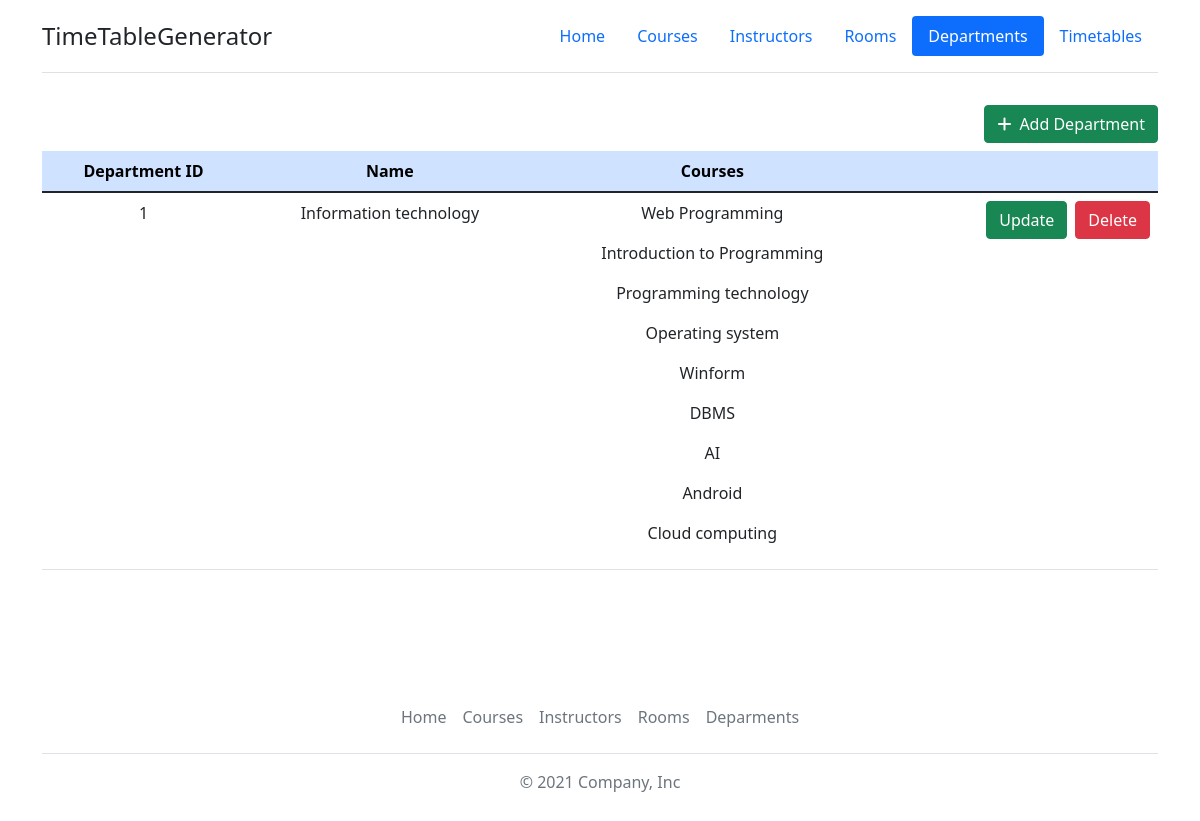
The app's page /timetable/list-departmetns/, older data.
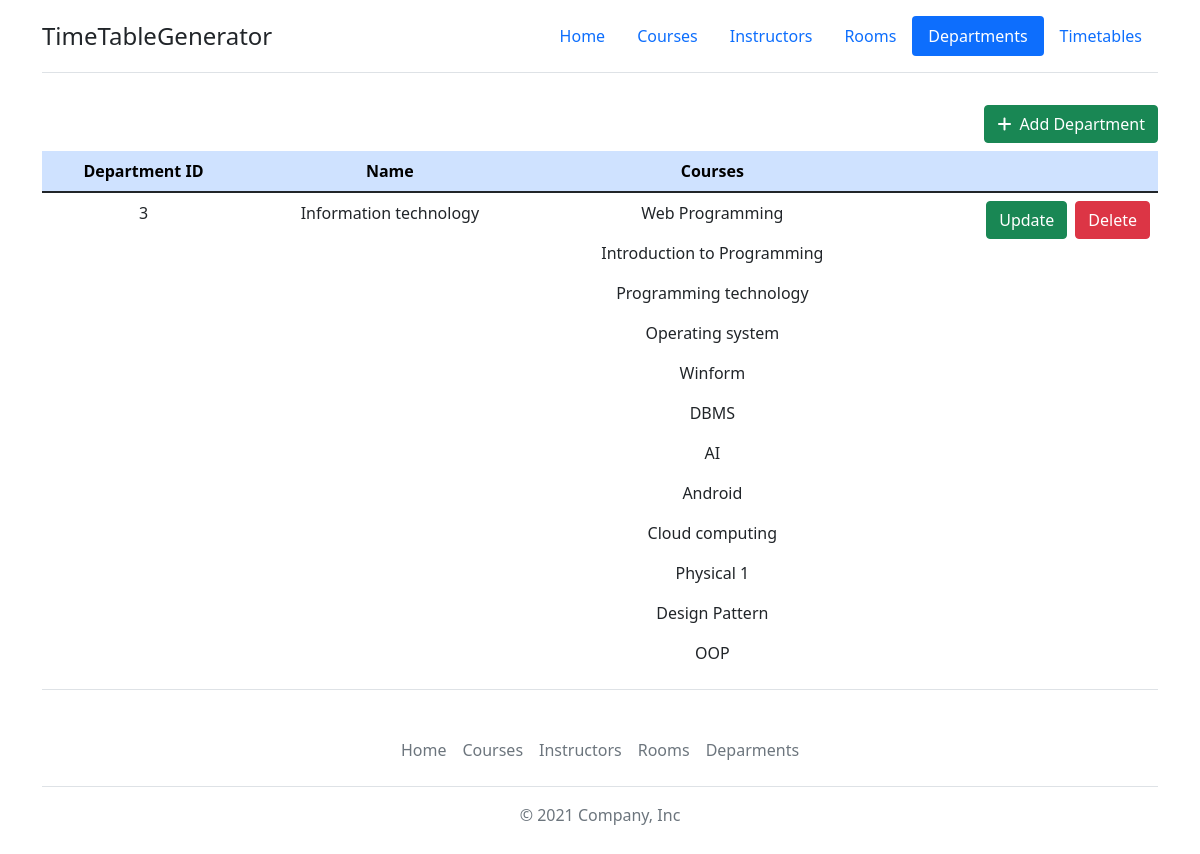
The same page, newer data.
### Timetable/models.py (models this page shows, shortened)
class Department(models.Model):
    dept_id = models.AutoField(primary_key=True)
    name = models.CharField(max_length=50)
    courses = models.ManyToManyField(Course)

class Course(models.Model):
    course_id = models.AutoField(primary_key=True)
    name = models.CharField(max_length=50)
    number_of_students = models.IntegerField()
    number_of_lessions_per_week = models.IntegerField(default=1)
    instructors = models.ForeignKey(Instructor, on_delete=models.CASCADE, null=True, blank=True)

### Timetable/views.py (the view)
# urls.py: path('list-departmetns/', views.listDepartments, name='departments'),
def listDepartments(request):
    departments = Department.objects.all()
    context = {'departments': departments}
    return render(request, 'departments.html', context)

### Timetable/templates/departments.html (shortened to what this page needs)
{% extends 'base.html' %}
{% load static %}
{% block navbar %}
<header class="d-flex flex-wrap justify-content-center py-3 mb-4 border-bottom">
    <a href="{% url 'home' %}" class="d-flex align-items-center mb-3 mb-md-0 me-md-auto text-dark text-decoration-none">
        <span class="fs-4">TimeTableGenerator</span>
    </a>
    <ul class="nav nav-pills">
        <li class="nav-item"><a href="{% url 'home' %}" class="nav-link">Home</a></li>
        <li class="nav-item"><a href="{% url 'courses' %}" class="nav-link">Courses</a></li>
        <li class="nav-item"><a href="{% url 'instructors' %}" class="nav-link">Instructors</a></li>
        <li class="nav-item"><a href="{% url 'rooms' %}" class="nav-link">Rooms</a></li>
        <li class="nav-item"><a href="{% url 'departments' %}" class="nav-link active" aria-current="page">Departments</a></li>
        <li calss="nav-item"><a href="{% url 'timetables' %}" class="nav-link">Timetables</a></li>
    </ul>
</header>
{% endblock %}
{% block content %}
<div class="container" style="min-height: 70vh;">
    <div class="table-responsive-lg">
        <a href="{% url 'addDepartment' %}" class="btn btn-success float-end my-2"><i class="fas fa-plus me-2"></i>Add Department</a>
        <table class="table table-hover">
            <thead>
                <tr class="table-primary">
                    <th class="text-center" scope="col">Department ID</th>
                    <th class="text-center" scope="col">Name</th>
                    <th class="text-center" scope="col">Courses</th>
                    <th scope="col"> </th>
                </tr>
            </thead>
            <tbody>
                {% for dept in departments %}
                    <tr>
                        <td class="text-center">{{ dept.dept_id }}</td>
                        <td class="text-center">{{ dept.name }}</td>
                        <td class="text-center">
                            {% for course in dept.courses.all %}
                                <p>{{ course.name }}</p>
                            {% endfor %}
                        </td>
                        <td>
                            <div class="d-flex justify-content-end">
                                <a class="btn btn-success me-2" href="{% url 'updateDepartment' dept.dept_id %}">Update</a>
                                <form action="{% url 'deleteDepartment' dept.dept_id %}" method="POST">
                                    <button class="btn btn-danger" type="submit">Delete</button>
                                </form>
                            </div>
                        </td>
                    </tr>
                {% endfor %}
            </tbody>
        </table>
    </div>
</div>
{% endblock %}

Row changes from the older to the newer data that the page shows:
removed Department: dept_id "1", name "Information technology", Course (name "Web Programming"), Course (name "Introduction to Programming"), Course (name "Programming technology"), Course (name "Operating system"), Course (name "Winform"), Course (name "DBMS"), Course (name "AI"), Course (name "Android"), Course (name "Cloud computing")
added Department: dept_id "3", name "Information technology", Course (name "Web Programming"), Course (name "Introduction to Programming"), Course (name "Programming technology"), Course (name "Operating system"), Course (name "Winform"), Course (name "DBMS"), Course (name "AI"), Course (name "Android"), Course (name "Cloud computing")
added Course: name "Physical 1", shown under "3"
added Course: name "Design Pattern", shown under "3"
added Course: name "OOP", shown under "3"
